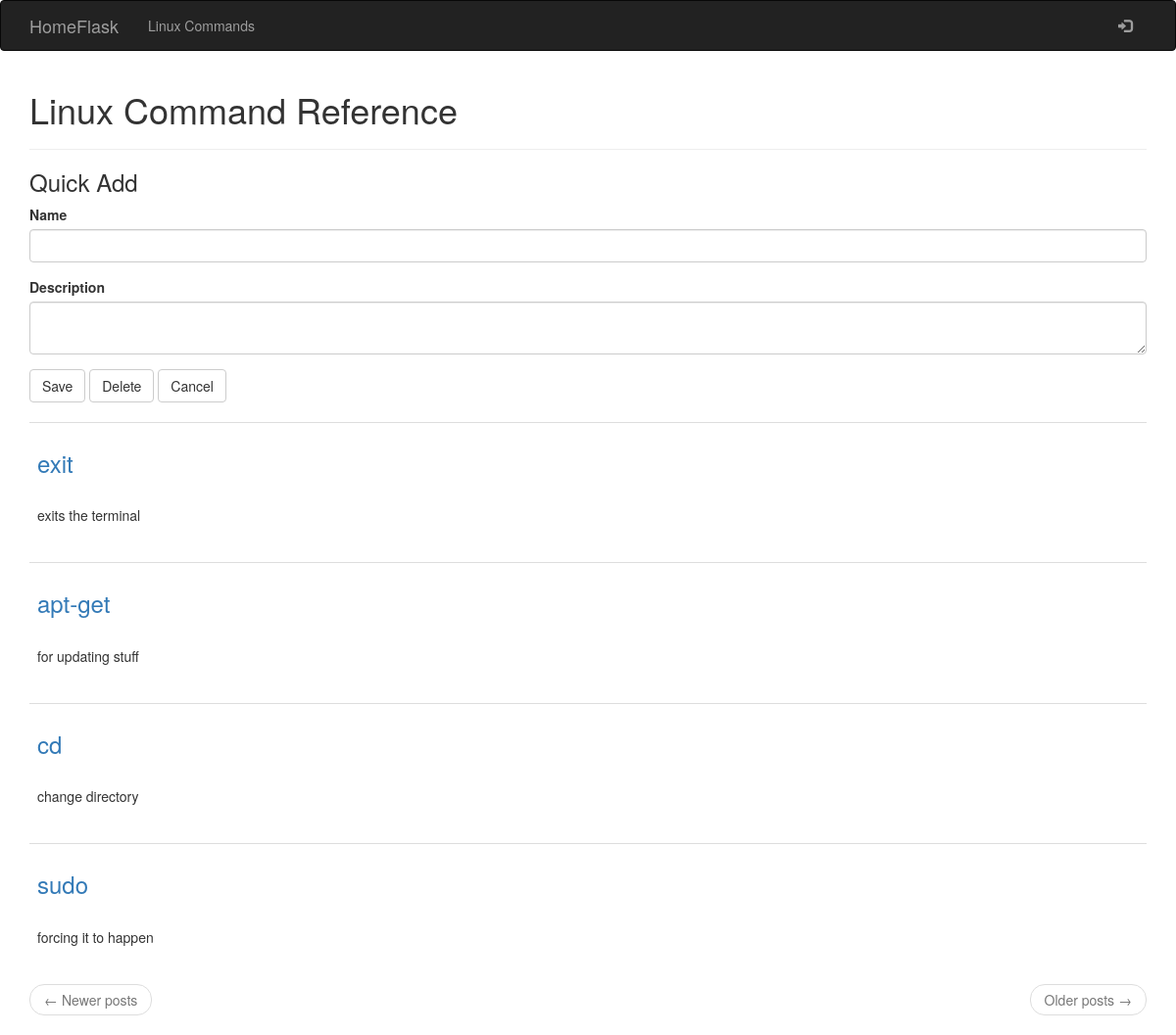
Page /linux_commands on the earlier database version.
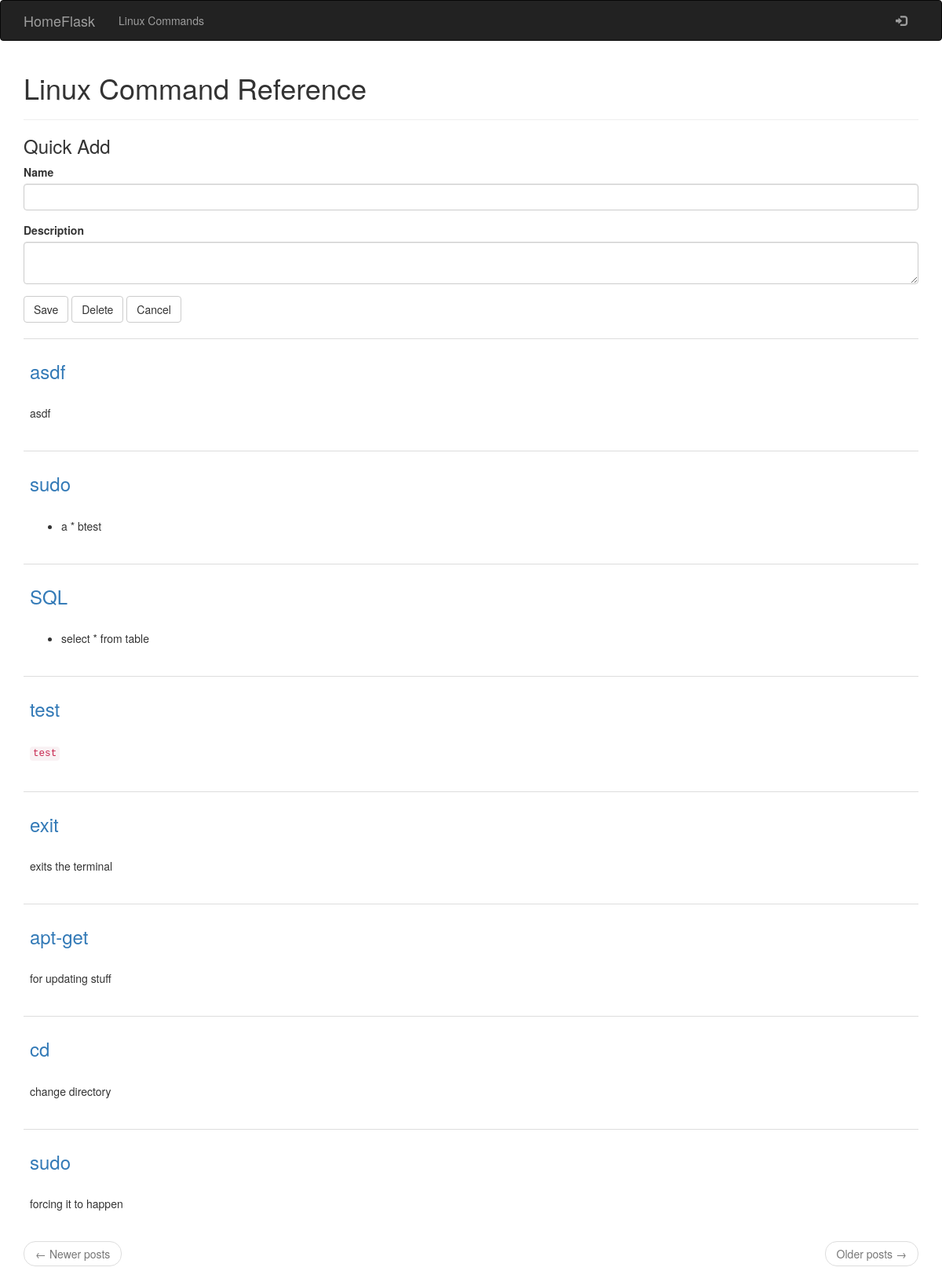
Same page on the later database version.
### app/models.py (models this page shows, shortened)
class LinuxCommand(db.Model):
    id = db.Column(db.Integer, primary_key=True)
    name = db.Column(db.String)
    description = db.Column(db.Text)

### app/routes.py (the view)
@app.route('/linux_commands', methods=['GET','POST'])
def linux_commands():
    form = LinuxCommandForm()
    page = request.args.get('page', 1, type=int)
    commands = LinuxCommand.query.order_by(LinuxCommand.id.desc()).paginate(page, app.config['POSTS_PER_PAGE'], False)
    next_url = url_for('index', page=commands.next_num) \
        if commands.has_next else None
    prev_url = url_for('index', page=commands.prev_num) \
        if commands.has_prev else None
    if form.validate_on_submit():
        command = LinuxCommand(name=form.name.data, description=form.description.data)
        db.session.add(command)
        db.session.commit()
        flash('Your post is now live!')
        return redirect(url_for('linux_commands'))
    return render_template("linux_commands.html", title='Linux Commands',form=form,commands=commands.items,next_url=next_url, prev_url=prev_url)

### app/forms.py
class LinuxCommandForm(FlaskForm):
    name = StringField('Name', validators=[DataRequired()])
    description = PageDownField('Description', validators=[DataRequired()])
    submit = SubmitField('Save')
    delete = SubmitField('Delete')
    cancel = SubmitField('Cancel')

### app/templates/linux_commands.html
{% extends "base.html" %}
{% import 'bootstrap/wtf.html' as wtf %}
{% block app_content %}
    <h1>Linux Command Reference</h1>
    {% if form %}
    <hr/>
    <h3>Quick Add</h3>
    {{ wtf.quick_form(form) }}
    <br>
    {% endif %}
    {% for command in commands %}
        {% include '_command.html' %}
    {% endfor %}
    <nav aria-label="...">
        <ul class="pager">
            <li class="previous{% if not prev_url %} disabled{% endif %}">
                <a href="{{ prev_url or '#' }}">
                    <span aria-hidden="true">&larr;</span> Newer posts
                </a>
            </li>
            <li class="next{% if not next_url %} disabled{% endif %}">
                <a href="{{ next_url or '#' }}">
                    Older posts <span aria-hidden="true">&rarr;</span>
                </a>
            </li>
        </ul>
    </nav>
{% endblock %}

### app/templates/base.html (shortened to what this page needs)
{% extends 'bootstrap/base.html' %}
{% block navbar %}
    <nav class="navbar navbar-inverse">
        <div class="container">
            <div class="navbar-header">
                <a class="navbar-brand" href="{{ url_for('index')}}">HomeFlask</a>
            </div>
            <div class="collapse navbar-collapse" id="MainNav">
                <ul class="nav navbar-nav">
                    <li><a href="{{url_for('linux_commands')}}">Linux Commands</a></li>
                </ul>
                <ul class="nav navbar-nav navbar-right">
                    {% if current_user.is_anonymous %}
                    <li><a href="{{ url_for('login') }}"><span class="glyphicon glyphicon-log-in"></span></a></li>
                    {% else %}
                    <li><a href="{{ url_for('logout') }}"><span class="glyphicon glyphicon-log-out"></span> Logout</a></li>
                    {% endif %}
                </ul>
            </div>
        </div>
    </nav>
{% endblock %}
{% block content %}
    <div class="container">
        {% block app_content %}{% endblock %}
    </div>
{% endblock %}
{% block head %}
    {{super()}}
{% endblock %}

### app/templates/_command.html
<table class="table table-hover">
        <tr>
            <td>
                <h3><a href="{{url_for('edit_linux_command',id=command.id)}}">{{command.name}}</a></h3>
                <br/>
                {{command.description|markdown}}
            </td>
        </tr>
    </table>

Differences in the rows shown:
added LinuxCommand: name "asdf", description "asdf"
added LinuxCommand: name "sudo", description "a * btest"
added LinuxCommand: name "SQL", description "select * from table"
added LinuxCommand: name "test", description "test"
